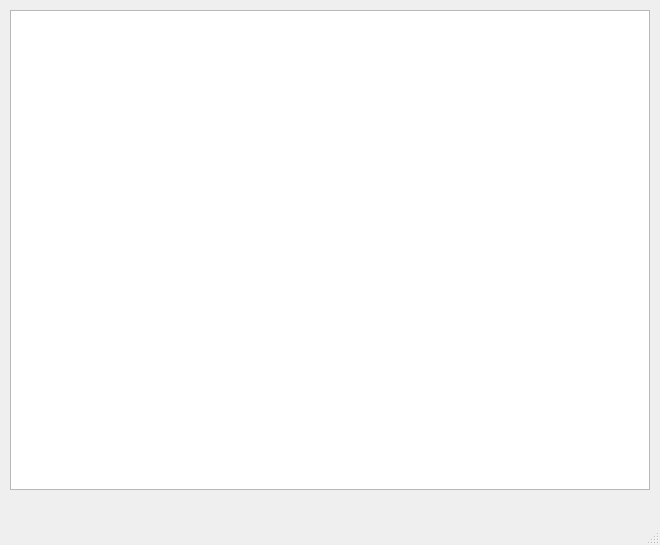
<?xml version="1.0" encoding="UTF-8"?>
<ui version="4.0">
 <class>StatsWindow</class>
 <widget class="QMainWindow" name="StatsWindow">
  <property name="geometry">
   <rect>
    <x>0</x>
    <y>0</y>
    <width>660</width>
    <height>545</height>
   </rect>
  </property>
  <property name="font">
   <font>
    <family>Fira Mono</family>
    <pointsize>14</pointsize>
   </font>
  </property>
  <property name="windowTitle">
   <string>Stats Output Window</string>
  </property>
  <widget class="QWidget" name="centralwidget">
   <widget class="QTextBrowser" name="statsTextBrowser">
    <property name="geometry">
     <rect>
      <x>10</x>
      <y>10</y>
      <width>640</width>
      <height>480</height>
     </rect>
    </property>
    <property name="font">
     <font>
      <family>Fira Mono</family>
      <pointsize>14</pointsize>
      <bold>true</bold>
     </font>
    </property>
    <property name="acceptDrops">
     <bool>false</bool>
    </property>
    <property name="openExternalLinks">
     <bool>true</bool>
    </property>
   </widget>
  </widget>
  <widget class="QStatusBar" name="statusbar"/>
 </widget>
 <resources/>
 <connections/>
</ui>
